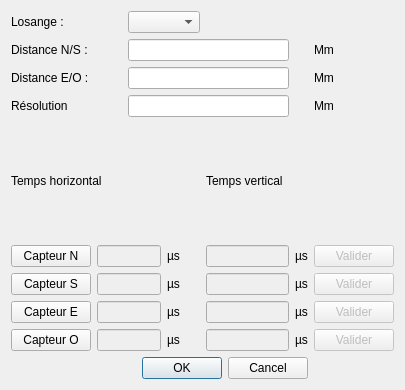
<?xml version="1.0" encoding="UTF-8"?>
<ui version="4.0">
 <class>TDialogCalibrage</class>
 <widget class="QDialog" name="TDialogCalibrage">
  <property name="geometry">
   <rect>
    <x>0</x>
    <y>0</y>
    <width>405</width>
    <height>390</height>
   </rect>
  </property>
  <property name="windowTitle">
   <string>Calibrage :</string>
  </property>
  <layout class="QGridLayout" name="gridLayout">
   <item row="0" column="0">
    <widget class="QLabel" name="m_LabelLosange">
     <property name="text">
      <string>Losange :</string>
     </property>
    </widget>
   </item>
   <item row="0" column="2" colspan="2">
    <widget class="QComboBox" name="m_ComboBoxLosange">
     <property name="toolTip">
      <string>&lt;html&gt;&lt;head/&gt;&lt;body&gt;&lt;p&gt;Choisissez une des tailles par défaut les champs&lt;/p&gt;&lt;p&gt;se rempliront automatiquement.&lt;/p&gt;&lt;p&gt;Sinon choisissez vous même vos dimensions avec&lt;/p&gt;&lt;p&gt;l'option Taille personnalisée&lt;/p&gt;&lt;/body&gt;&lt;/html&gt;</string>
     </property>
    </widget>
   </item>
   <item row="1" column="0">
    <widget class="QLabel" name="m_LabelDistance1">
     <property name="text">
      <string>Distance N/S :</string>
     </property>
    </widget>
   </item>
   <item row="1" column="2" colspan="3">
    <widget class="QLineEdit" name="m_LineeditDistance1">
     <property name="toolTip">
      <string>&lt;html&gt;&lt;head/&gt;&lt;body&gt;&lt;p&gt;Distance entre les capteurs Nord/Sud&lt;/p&gt;&lt;/body&gt;&lt;/html&gt;</string>
     </property>
    </widget>
   </item>
   <item row="1" column="6">
    <widget class="QLabel" name="m_LabelUnitDistance1">
     <property name="text">
      <string>Mm</string>
     </property>
    </widget>
   </item>
   <item row="2" column="0" colspan="2">
    <widget class="QLabel" name="m_LabelDistance2">
     <property name="text">
      <string>Distance E/O :</string>
     </property>
    </widget>
   </item>
   <item row="2" column="2" colspan="3">
    <widget class="QLineEdit" name="m_LineEditDistance2">
     <property name="toolTip">
      <string>&lt;html&gt;&lt;head/&gt;&lt;body&gt;&lt;p&gt;Distance entre les capteur Est/Ouest&lt;/p&gt;&lt;/body&gt;&lt;/html&gt;</string>
     </property>
    </widget>
   </item>
   <item row="2" column="6">
    <widget class="QLabel" name="m_LabelUnitDistance2">
     <property name="text">
      <string>Mm</string>
     </property>
    </widget>
   </item>
   <item row="3" column="0">
    <widget class="QLabel" name="m_LabelPrecision">
     <property name="text">
      <string>Résolution</string>
     </property>
    </widget>
   </item>
   <item row="3" column="2" colspan="3">
    <widget class="QLineEdit" name="m_LineEditPrecision"/>
   </item>
   <item row="3" column="6">
    <widget class="QLabel" name="m_LabelUnitPrecision">
     <property name="text">
      <string>Mm</string>
     </property>
    </widget>
   </item>
   <item row="4" column="0" colspan="3">
    <widget class="QLabel" name="label">
     <property name="text">
      <string>Temps horizontal</string>
     </property>
    </widget>
   </item>
   <item row="4" column="4" colspan="3">
    <widget class="QLabel" name="label_2">
     <property name="text">
      <string>Temps vertical</string>
     </property>
    </widget>
   </item>
   <item row="5" column="0">
    <widget class="QPushButton" name="m_ButtonN">
     <property name="toolTip">
      <string>&lt;html&gt;&lt;head/&gt;&lt;body&gt;&lt;p&gt;Lance le calibrage du capteur Nord.&lt;/p&gt;&lt;p&gt;Cliquez sur le bouton et tapez le plus proche possible du capteur.&lt;/p&gt;&lt;/body&gt;&lt;/html&gt;</string>
     </property>
     <property name="text">
      <string>Capteur N</string>
     </property>
    </widget>
   </item>
   <item row="5" column="1" colspan="2">
    <widget class="QLineEdit" name="m_LineEditN1">
     <property name="enabled">
      <bool>false</bool>
     </property>
     <property name="font">
      <font>
       <kerning>true</kerning>
      </font>
     </property>
     <property name="readOnly">
      <bool>true</bool>
     </property>
    </widget>
   </item>
   <item row="5" column="3">
    <widget class="QLabel" name="m_LabelUniteN1">
     <property name="text">
      <string>µs</string>
     </property>
    </widget>
   </item>
   <item row="5" column="4">
    <widget class="QLineEdit" name="m_LineEditN2">
     <property name="enabled">
      <bool>false</bool>
     </property>
     <property name="readOnly">
      <bool>true</bool>
     </property>
    </widget>
   </item>
   <item row="5" column="5">
    <widget class="QLabel" name="m_LabelUniteN2">
     <property name="text">
      <string>µs</string>
     </property>
    </widget>
   </item>
   <item row="5" column="6">
    <widget class="QPushButton" name="m_ButtonVN">
     <property name="enabled">
      <bool>false</bool>
     </property>
     <property name="toolTip">
      <string>&lt;html&gt;&lt;head/&gt;&lt;body&gt;&lt;p&gt;Valide la mesure du capteur Nord&lt;/p&gt;&lt;/body&gt;&lt;/html&gt;</string>
     </property>
     <property name="text">
      <string>Valider</string>
     </property>
    </widget>
   </item>
   <item row="6" column="0">
    <widget class="QPushButton" name="m_ButtonS">
     <property name="toolTip">
      <string>&lt;html&gt;&lt;head/&gt;&lt;body&gt;&lt;p&gt;Lance le calibrage du capteur Sud.&lt;/p&gt;&lt;p&gt;Cliquez sur le bouton et tapez le plus proche possible du capteur.&lt;/p&gt;&lt;/body&gt;&lt;/html&gt;</string>
     </property>
     <property name="text">
      <string>Capteur S</string>
     </property>
    </widget>
   </item>
   <item row="6" column="1" colspan="2">
    <widget class="QLineEdit" name="m_LineEditTS1">
     <property name="enabled">
      <bool>false</bool>
     </property>
     <property name="readOnly">
      <bool>true</bool>
     </property>
    </widget>
   </item>
   <item row="6" column="3">
    <widget class="QLabel" name="m_LabelUniteS1">
     <property name="text">
      <string>µs</string>
     </property>
    </widget>
   </item>
   <item row="6" column="4">
    <widget class="QLineEdit" name="m_LineEditTS2">
     <property name="enabled">
      <bool>false</bool>
     </property>
     <property name="readOnly">
      <bool>true</bool>
     </property>
    </widget>
   </item>
   <item row="6" column="5">
    <widget class="QLabel" name="m_LabelUniteS2">
     <property name="text">
      <string>µs</string>
     </property>
    </widget>
   </item>
   <item row="6" column="6">
    <widget class="QPushButton" name="m_ButtonVS">
     <property name="enabled">
      <bool>false</bool>
     </property>
     <property name="toolTip">
      <string>&lt;html&gt;&lt;head/&gt;&lt;body&gt;&lt;p&gt;Valide la mesure du capteur Sud.&lt;/p&gt;&lt;/body&gt;&lt;/html&gt;</string>
     </property>
     <property name="text">
      <string>Valider</string>
     </property>
    </widget>
   </item>
   <item row="7" column="0">
    <widget class="QPushButton" name="m_ButtonE">
     <property name="toolTip">
      <string>&lt;html&gt;&lt;head/&gt;&lt;body&gt;&lt;p&gt;Lance le calibrage du capteur Est.&lt;/p&gt;&lt;p&gt;Cliquez sur le bouton et tapez le plus proche possible du capteur.&lt;/p&gt;&lt;/body&gt;&lt;/html&gt;</string>
     </property>
     <property name="text">
      <string>Capteur E</string>
     </property>
    </widget>
   </item>
   <item row="7" column="1" colspan="2">
    <widget class="QLineEdit" name="m_LineEditE1">
     <property name="enabled">
      <bool>false</bool>
     </property>
     <property name="readOnly">
      <bool>true</bool>
     </property>
    </widget>
   </item>
   <item row="7" column="3">
    <widget class="QLabel" name="m_LabelUniteE1">
     <property name="text">
      <string>µs</string>
     </property>
    </widget>
   </item>
   <item row="7" column="4">
    <widget class="QLineEdit" name="m_LineEditTE2">
     <property name="enabled">
      <bool>false</bool>
     </property>
     <property name="readOnly">
      <bool>true</bool>
     </property>
    </widget>
   </item>
   <item row="7" column="5">
    <widget class="QLabel" name="m_LabelUniteE2">
     <property name="text">
      <string>µs</string>
     </property>
    </widget>
   </item>
   <item row="7" column="6">
    <widget class="QPushButton" name="m_ButtonVE">
     <property name="enabled">
      <bool>false</bool>
     </property>
     <property name="toolTip">
      <string>&lt;html&gt;&lt;head/&gt;&lt;body&gt;&lt;p&gt;Valide la mesure du capteur Est.&lt;/p&gt;&lt;/body&gt;&lt;/html&gt;</string>
     </property>
     <property name="text">
      <string>Valider</string>
     </property>
    </widget>
   </item>
   <item row="8" column="0">
    <widget class="QPushButton" name="m_ButtonO">
     <property name="toolTip">
      <string>&lt;html&gt;&lt;head/&gt;&lt;body&gt;&lt;p&gt;Lance le calibrage du capteur Ouest.&lt;/p&gt;&lt;p&gt;Cliquez sur le bouton et tapez le plus proche possible du capteur.&lt;/p&gt;&lt;/body&gt;&lt;/html&gt;</string>
     </property>
     <property name="text">
      <string>Capteur O</string>
     </property>
    </widget>
   </item>
   <item row="8" column="1" colspan="2">
    <widget class="QLineEdit" name="m_LineEditTO1">
     <property name="enabled">
      <bool>false</bool>
     </property>
     <property name="readOnly">
      <bool>true</bool>
     </property>
    </widget>
   </item>
   <item row="8" column="3">
    <widget class="QLabel" name="m_LabelUniteO1">
     <property name="text">
      <string>µs</string>
     </property>
    </widget>
   </item>
   <item row="8" column="4">
    <widget class="QLineEdit" name="m_LineEditO2">
     <property name="enabled">
      <bool>false</bool>
     </property>
     <property name="readOnly">
      <bool>true</bool>
     </property>
    </widget>
   </item>
   <item row="8" column="5">
    <widget class="QLabel" name="m_LabelUniteO2">
     <property name="text">
      <string>µs</string>
     </property>
    </widget>
   </item>
   <item row="8" column="6">
    <widget class="QPushButton" name="m_ButtonVO">
     <property name="enabled">
      <bool>false</bool>
     </property>
     <property name="toolTip">
      <string>&lt;html&gt;&lt;head/&gt;&lt;body&gt;&lt;p&gt;Valide la mesure du capteur Ouest.&lt;/p&gt;&lt;/body&gt;&lt;/html&gt;</string>
     </property>
     <property name="text">
      <string>Valider</string>
     </property>
    </widget>
   </item>
   <item row="9" column="2" colspan="4">
    <widget class="QDialogButtonBox" name="buttonBox">
     <property name="toolTip">
      <string>&lt;html&gt;&lt;head/&gt;&lt;body&gt;&lt;p&gt;Confirmer les données de calibrage.&lt;/p&gt;&lt;p&gt;&lt;span style=&quot; font-weight:600; color:#dc1313;&quot;&gt;ATTENTION &lt;/span&gt;Vous ne pouver pas confirmer tant que tous les capteurs n'ont pas de données de calibrage.&lt;/p&gt;&lt;p&gt;&lt;br/&gt;&lt;/p&gt;&lt;/body&gt;&lt;/html&gt;</string>
     </property>
     <property name="standardButtons">
      <set>QDialogButtonBox::Cancel|QDialogButtonBox::Ok</set>
     </property>
     <property name="centerButtons">
      <bool>false</bool>
     </property>
    </widget>
   </item>
  </layout>
 </widget>
 <resources/>
 <connections>
  <connection>
   <sender>buttonBox</sender>
   <signal>accepted()</signal>
   <receiver>TDialogCalibrage</receiver>
   <slot>accept()</slot>
   <hints>
    <hint type="sourcelabel">
     <x>261</x>
     <y>152</y>
    </hint>
    <hint type="destinationlabel">
     <x>20</x>
     <y>152</y>
    </hint>
   </hints>
  </connection>
  <connection>
   <sender>buttonBox</sender>
   <signal>rejected()</signal>
   <receiver>TDialogCalibrage</receiver>
   <slot>reject()</slot>
   <hints>
    <hint type="sourcelabel">
     <x>210</x>
     <y>154</y>
    </hint>
    <hint type="destinationlabel">
     <x>53</x>
     <y>159</y>
    </hint>
   </hints>
  </connection>
 </connections>
</ui>
